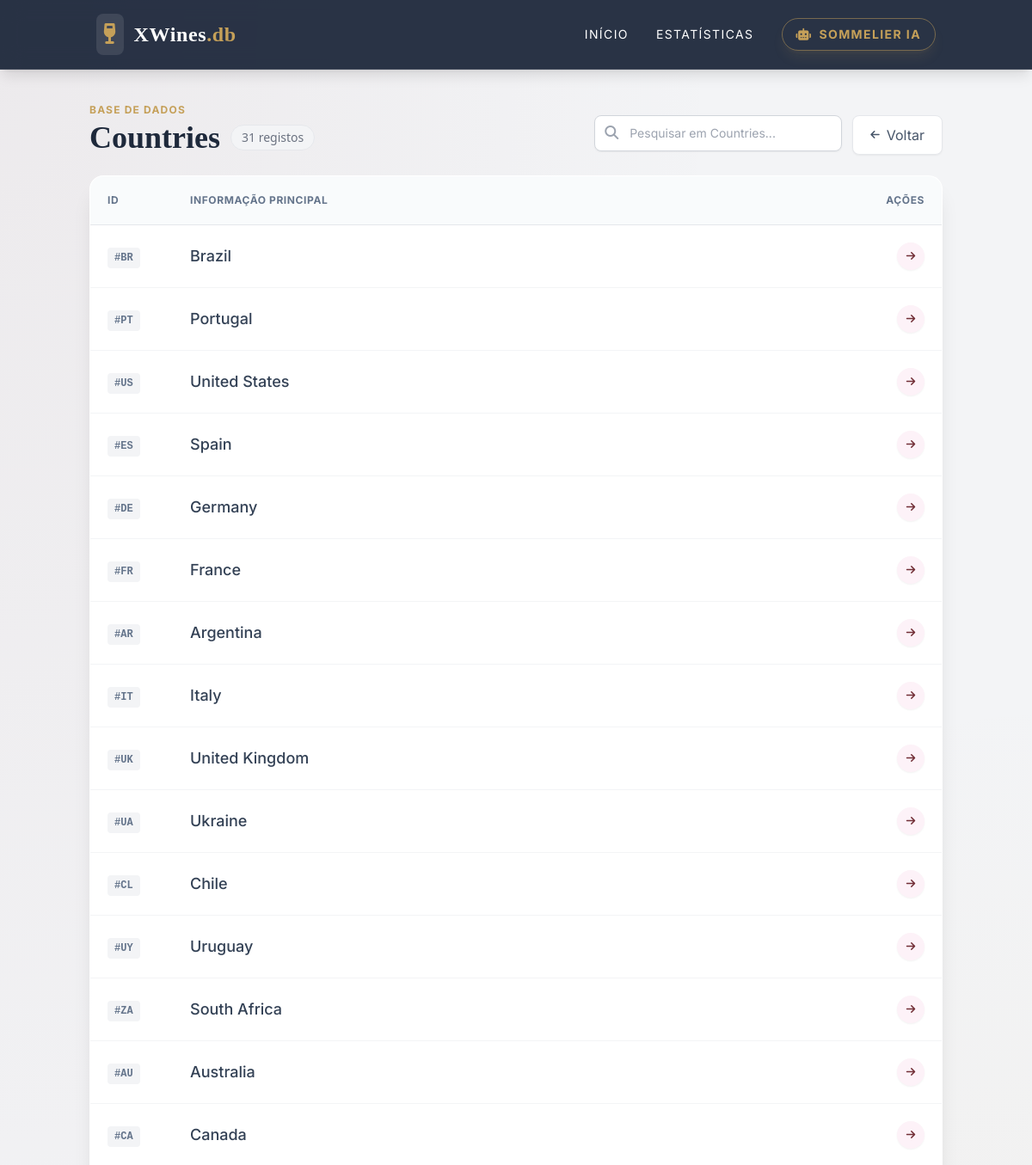
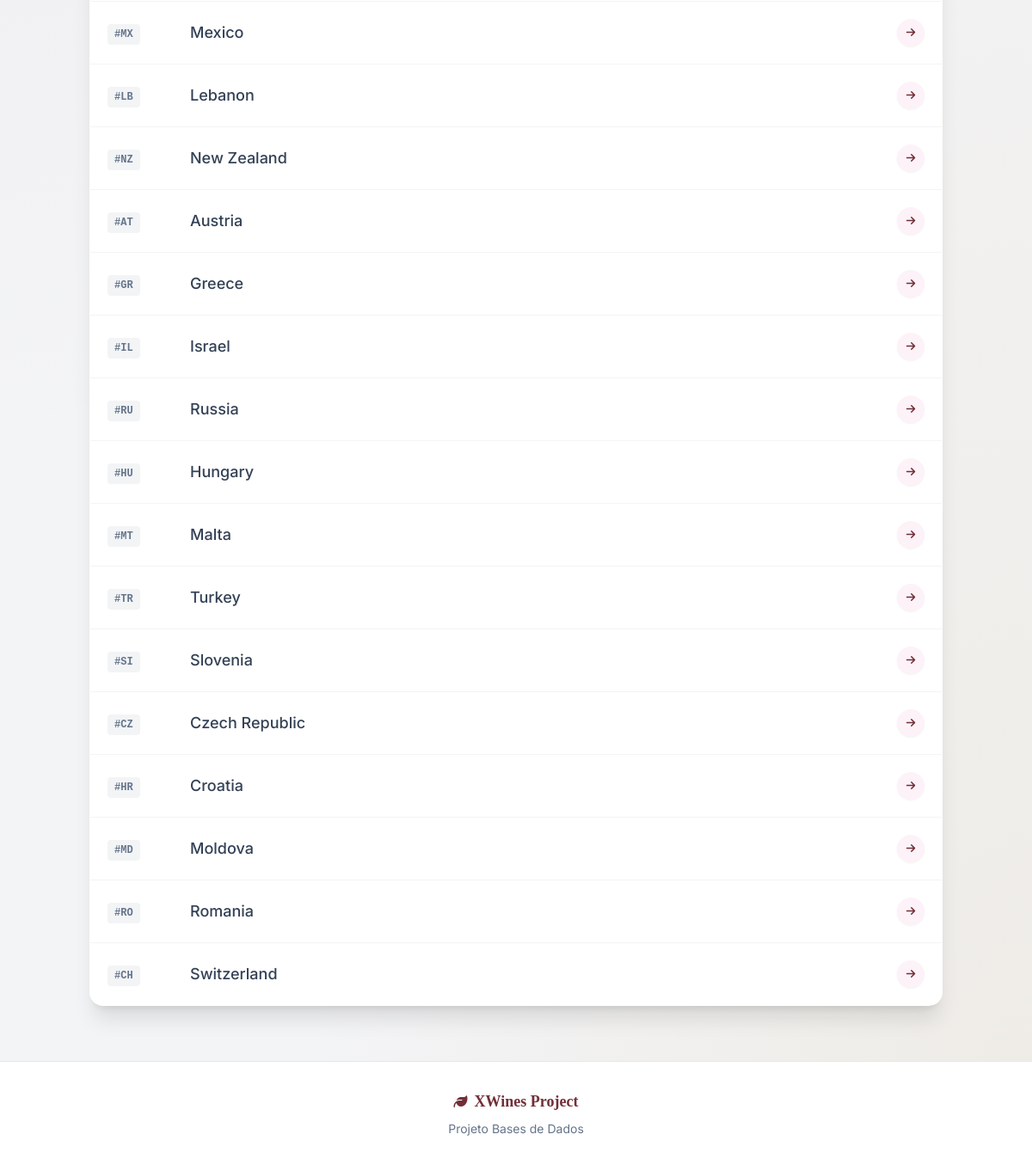
Screenshot of /Countries/ with the database file from the repository (2 pictures, top to bottom).
### tables this page shows
CREATE TABLE Countries (
        Code TEXT PRIMARY KEY,
        Country TEXT NOT NULL
    );

### app.py (the view, shortened to what this page needs)
@app.route('/<table_name>/')
def list_table(table_name):
    valid_tables = get_tables()
    if table_name not in valid_tables: abort(404)
    db = get_db()
    pk = get_primary_key(table_name)
    page = request.args.get('page', 1, type=int)
    search_query = request.args.get('q', '').strip()
    offset = (page - 1) * ITEMS_PER_PAGE
    where_clause = ""
    params = []
    count_sql = f"SELECT COUNT(*) as total FROM {table_name} {where_clause}"
    total_rows = db.execute(count_sql, params).fetchone()['total']
    total_pages = math.ceil(total_rows / ITEMS_PER_PAGE)
    sel_cols = f"rowid, *" if pk == 'rowid' else "*"
    data_sql = f"SELECT {sel_cols} FROM {table_name} {where_clause} LIMIT ? OFFSET ?"
    query_params = params + [ITEMS_PER_PAGE, offset]
    cur = db.execute(data_sql, query_params)
    rows = cur.fetchall()
    display_col = pk
    if len(rows) > 0:
        if table_name in DISPLAY_COLUMNS:
             display_col = DISPLAY_COLUMNS[table_name]
        else:
            keys = rows[0].keys()
            for k in keys:
                if 'Name' in k or 'Country' in k:
                    display_col = k
                    break
    return render_template('list.html',
                           table_name=table_name,
                           rows=rows,
                           pk=pk,
                           display_col=display_col,
                           page=page,
                           total_pages=total_pages,
                           total_rows=total_rows,
                           search_query=search_query)

### db.py (called while the page is built)
def get_db():
    db = getattr(g, '_database', None)
    if db is None:
        if not os.path.exists(DATABASE):
            alt_path = os.path.join('app', DATABASE)
            if os.path.exists(alt_path):
                db_path = alt_path
            else:
                db_path = DATABASE
        else:
            db_path = DATABASE
        db = g._database = sqlite3.connect(db_path)
        db.row_factory = sqlite3.Row
    return db

def close_connection(exception):
    db = getattr(g, '_database', None)
    if db is not None:
        db.close()

def get_tables():
    db = get_db()
    cur = db.execute("SELECT name FROM sqlite_master WHERE type='table';")
    return [row['name'] for row in cur.fetchall()]

def get_primary_key(table):
    if table == 'Countries': return 'Code'
    if table in ['Grapes', 'Harmonize', 'Vintages']: return 'rowid'
    return f"{table}ID"

### templates/list.html (shortened to what this page needs)
{% extends 'base.html' %}
{% block content %}
<div class="flex flex-col md:flex-row justify-between items-end mb-6 gap-4">
    <div>
        <p class="text-xs font-bold text-gold uppercase tracking-widest mb-1">Base de Dados</p>
        <h1 class="text-4xl font-bold text-slate-800 font-serif flex items-center gap-3">
            {{ table_name }}
            <span id="total-rows" class="text-sm bg-gray-100 text-gray-500 px-3 py-1 rounded-full font-sans font-normal border border-gray-200">
                {{ total_rows }} registos
            </span>
        </h1>
    </div>
    <div class="flex gap-3 w-full md:w-auto">
        <div class="flex-grow md:flex-grow-0 relative group">
            <input type="text"
                   id="search-input"
                   value="{{ search_query }}"
                   placeholder="Pesquisar em {{ table_name }}..."
                   class="pl-10 pr-10 py-2.5 w-full md:w-72 bg-white border border-gray-300 rounded-lg text-sm focus:outline-none focus:border-wine focus:ring-1 focus:ring-wine transition shadow-sm"
                   autocomplete="off">
            <i class="fas fa-search absolute left-3 top-3 text-gray-400 group-hover:text-wine transition"></i>
        </div>
        <a href="/" class="px-5 py-2.5 bg-white border border-gray-200 text-slate-600 rounded-lg hover:bg-gray-50 hover:border-gray-300 transition shadow-sm flex items-center gap-2 whitespace-nowrap">
            <i class="fas fa-arrow-left text-xs"></i> <span class="hidden sm:inline">Voltar</span>
        </a>
    </div>
</div>
<div class="glass bg-white rounded-2xl shadow-xl border border-white/50 overflow-hidden mb-6 min-h-[300px]">
    <div class="overflow-x-auto">
        <table class="w-full text-left border-collapse">
            <thead>
                <tr class="bg-slate-50/80 border-b border-gray-200 text-xs uppercase tracking-wider text-slate-500 font-semibold">
                    <th class="p-5 w-24">ID</th>
                    <th class="p-5">Informação Principal</th>
                    <th class="p-5 text-right w-40">Ações</th>
                </tr>
            </thead>
            <tbody id="results-body" class="divide-y divide-gray-100">
                {% for row in rows %}
                <tr class="table-row-hover transition duration-150 group cursor-pointer" onclick="window.location='/{{ table_name }}/{{ row[pk] }}/'">
                    <td class="p-5">
                        <span class="inline-block px-2 py-1 rounded bg-gray-100 text-slate-500 font-mono text-xs font-bold">
                            #{{ row[pk] }}
                        </span>
                    </td>
                    <td class="p-5 font-medium text-slate-700 text-lg group-hover:text-wine transition-colors">
                        {{ row[display_col] if display_col else row[pk] }}
                    </td>
                    <td class="p-5 text-right">
                        <a href="/{{ table_name }}/{{ row[pk] }}/" class="inline-flex w-8 h-8 items-center justify-center rounded-full bg-pink-50 text-wine hover:bg-wine hover:text-white transition transform hover:scale-110 shadow-sm">
                            <i class="fas fa-arrow-right text-xs"></i>
                        </a>
                    </td>
                </tr>
                {% endfor %}
            </tbody>
        </table>
    </div>
</div>
{% endblock %}

### static/style.css (style rules this page uses)
:root { --color-wine: #722F37; --color-wine-dark: #4a1a21; --color-gold: #c5a059; }
body { font-family: 'Inter', sans-serif; background-color: #f3f4f6; background-image: radial-gradient(at 0% 0%, rgba(114, 47, 55, 0.05) 0px, transparent 50%), radial-gradient(at 100% 100%, rgba(197, 160, 89, 0.1) 0px, transparent 50%); background-attachment: fixed; color: #1f2937; }
h1, h2, h3, .font-serif { font-family: 'Playfair Display', serif; }
.glass { background: rgba(255, 255, 255, 0.9); backdrop-filter: blur(12px); -webkit-backdrop-filter: blur(12px); border: 1px solid rgba(255, 255, 255, 0.5); }

### rows the page displays
Countries: Code "BR", Country "Brazil"
Countries: Code "PT", Country "Portugal"
Countries: Code "US", Country "United States"
Countries: Code "ES", Country "Spain"
Countries: Code "DE", Country "Germany"
Countries: Code "FR", Country "France"
Countries: Code "AR", Country "Argentina"
Countries: Code "IT", Country "Italy"
Countries: Code "UK", Country "United Kingdom"
Countries: Code "UA", Country "Ukraine"
Countries: Code "CL", Country "Chile"
Countries: Code "UY", Country "Uruguay"
Countries: Code "ZA", Country "South Africa"
Countries: Code "AU", Country "Australia"
Countries: Code "CA", Country "Canada"
Countries: Code "MX", Country "Mexico"
Countries: Code "LB", Country "Lebanon"
Countries: Code "NZ", Country "New Zealand"
Countries: Code "AT", Country "Austria"
Countries: Code "GR", Country "Greece"
Countries: Code "IL", Country "Israel"
Countries: Code "RU", Country "Russia"
Countries: Code "HU", Country "Hungary"
Countries: Code "MT", Country "Malta"
Countries: Code "TR", Country "Turkey"
Countries: Code "SI", Country "Slovenia"
Countries: Code "CZ", Country "Czech Republic"
Countries: Code "HR", Country "Croatia"
Countries: Code "MD", Country "Moldova"
Countries: Code "RO", Country "Romania"
Countries: Code "CH", Country "Switzerland"

### other values shown
{{ table_name }} "Countries"
{{ total_rows }} "31"
